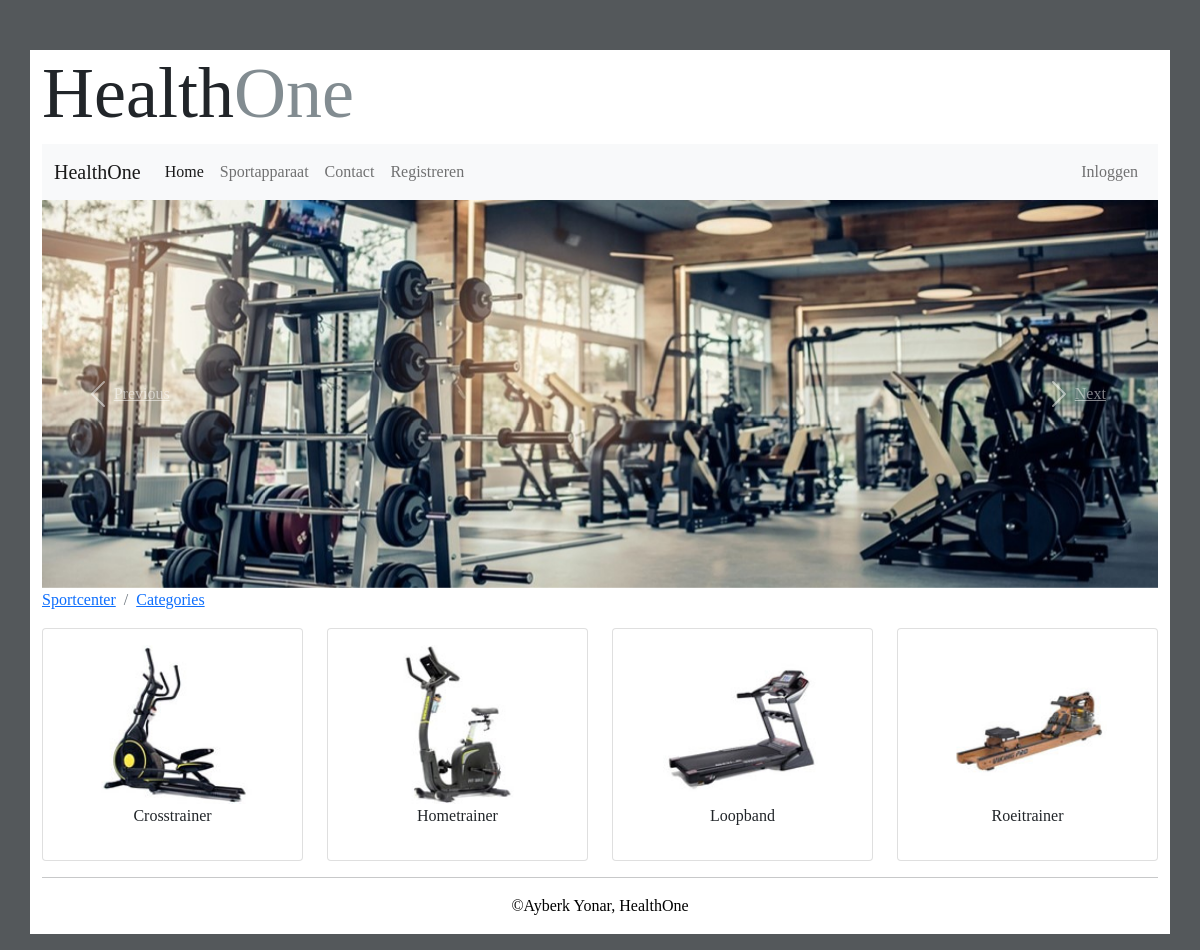
The page /categories on the database its author committed.
### tables this page shows
CREATE TABLE `category` (
  `id` int(11) NOT NULL,
  `name` varchar(255) NOT NULL,
  `picture` varchar(255) NOT NULL
);

### Modules/Categories.php (called while the page is built, shortened)
<?php
function getCategories()
{
    global $pdo;
    $categories =$pdo->query('Select * FROM category')->fetchAll( PDO::FETCH_CLASS,'Category');
    return $categories;
}

### Templates/categories.php (the view)
<!DOCTYPE html>
<html>
<?php
include_once('defaults/head.php');
?>
<body>
<div class="container">
    <?php
    include_once('defaults/header.php');
    include_once('defaults/menu.php');
    include_once('defaults/pictures.php');
    ?>
    <nav aria-label="breadcrumb">
        <ol class="breadcrumb">
            <li class="breadcrumb-item"><a href="/home">Sportcenter</a></li>
            <li class="breadcrumb-item"><a href="/categories">Categories</a></li>
        </ol>
    </nav>
<div class="row gy-3 ">
<?php global $categories ?>
<?php foreach ($categories as $category):?>
    <div class="col-sm-4 col-md-3">
        <div class="card">
            <div class="card-body text-center">
                <a href="/category/<?= $category->id ?>">
                    <img class="product-img img-responsive center-block" src='/img/<?= $category->picture ?>'/>
                </a>
                <div class="card-title mb-3"><?= $category->name ?>
                </div>
            </div>
        </div>
    </div>
    <?php endforeach;?>
</div>
    <hr>
    <?php
    include_once('defaults/footer.php');
    ?>
</body>
</html>
</html>

### public/index.php (shortened to what this page needs)
<?php
require '../Modules/Categories.php';
require '../Modules/Database.php';
$request = $_SERVER['REQUEST_URI'];
$params = explode("/", $request);
switch ($params[1]) {
    case 'categories':
        $categories = getCategories();
        include_once "../Templates/categories.php";
        break;
}

### Templates/defaults/head.php (shortened to what this page needs)
<head>
    <link rel="stylesheet" href="/css/bootstrap.min.css"/>
    <link rel="stylesheet" href="/css/style.css"/>
</head>

### Templates/defaults/header.php
<header>
    <div class="header-row row lead" >
        <h1 class="display-2">Health<span id="one" class="text">One</span></h1>
    </div>
</header>

### Templates/defaults/menu.php (shortened to what this page needs)
<nav class="navbar navbar-expand-lg navbar-light bg-light">
    <div class="container-fluid">
        <a class="navbar-brand" href="/home">
            HealthOne
        </a>
        <div class="collapse navbar-collapse" id="myNavbar">
            <ul class="navbar-nav">
                <li class="nav-item">
                    <a class="nav-link active" href="/home">Home</a>
                </li>
                <li class="nav-item">
                    <a class="nav-link" href="/categories">Sportapparaat</a>
                </li>
                <li class="nav-item">
                    <a class="nav-link" href="/contact">Contact</a>
                </li>
                <li class="nav-item">
                    <a class="nav-link"  href="/register">Registreren</a>
                </li>
            </ul>
            <ul class="navbar-nav ms-auto">
                <li class="nav-item">
                    <a class="nav-link" href="/login">Inloggen</a>
                </li>
            </ul>
        </div>
    </div>
</nav>

### Templates/defaults/pictures.php (shortened to what this page needs)
<div id="carouselExampleIndicators" class="carousel slide" data-ride="carousel">
    <div class="carousel-inner">
        <div class="carousel-item active">
            <img class="d-block w-100"  src='/img/fitnessimg.jpg' alt="First slide">
        </div>
    </div>
    <a class="carousel-control-prev" href="#carouselExampleIndicators" role="button" data-slide="prev">
        <span class="carousel-control-prev-icon" aria-hidden="true"></span>
        <span class="sr-only">Previous</span>
    </a>
    <a class="carousel-control-next" href="#carouselExampleIndicators" role="button" data-slide="next">
        <span class="carousel-control-next-icon" aria-hidden="true"></span>
        <span class="sr-only">Next</span>
    </a>
</div>

### Templates/defaults/footer.php
<footer >
    <p class="clearfix pb-3  text-black text-center">&copy;Ayberk Yonar, HealthOne</p>
</footer>

### public/css/style.css (style rules this page uses)
body { background-color: rgb(84, 88, 91) }
* { font-family: Ebrima; }
#one { color: rgb(130, 140, 145) }
.container { background-color: white; }
.header-row { margin-top: 50px }
.product-img { width: 70%; }

### rows shown on the page
category: picture (picture), name "Crosstrainer"
category: picture (picture), name "Hometrainer"
category: picture (picture), name "Loopband"
category: picture (picture), name "Roeitrainer"
